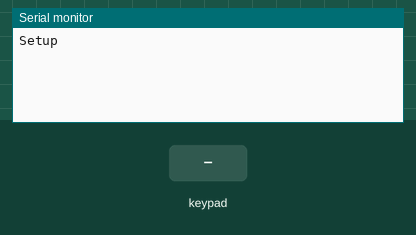
A sketch run on a simulated ESP32-S2. Parts: the last lines printed to the serial monitor. The inputs (shaded band) are chosen by the test bench. USB keyboard and mouse output is not drawn.

Above: at 1.2 s.
1.3 s: key '-' pressed
At 2.1 s:
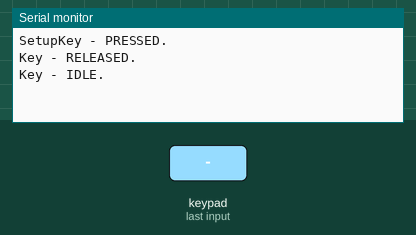
2.9 s: key 'd' pressed
At 4.2 s:
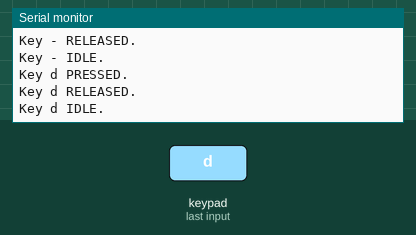
4.5 s: key 'c' pressed
At 4.89 s:
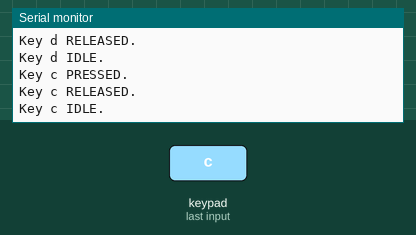
6.1 s: key 'a' pressed
At 7.1 s:
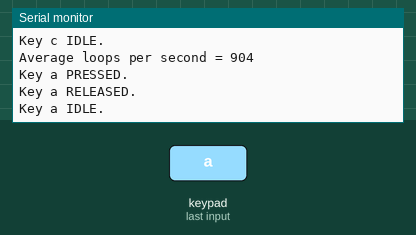
7.7 s: key 'f' pressed
At 8.2 s:
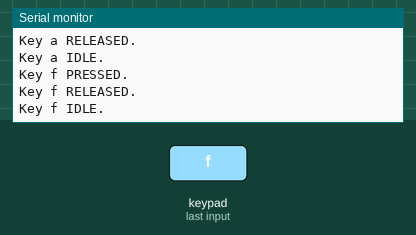
9.3 s: key 'b' pressed
At 9.9 s:
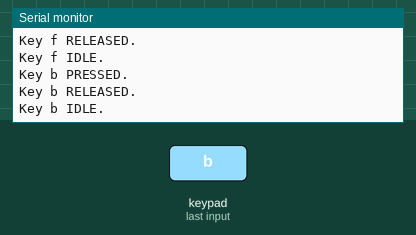

Measured:
- after the input at 1.3 s, the serial monitor: prints a new line at once (image 1)
- after the input at 2.9 s, the serial monitor: prints a new line at once (image 2)
- after the input at 4.5 s, the serial monitor: prints a new line at once (image 3)
- after the input at 6.1 s, the serial monitor: prints a new line at once (image 4)
- after the input at 7.7 s, the serial monitor: prints a new line at once (image 5)
- after the input at 9.3 s, the serial monitor: prints a new line at once (image 6)

The sketch:

piano.ino
```cpp
#include <Keypad.h>
#include "USB.h"
#include "USBHIDKeyboard.h"
USBHIDKeyboard Keyboard;

const byte ROWS = 6;
const byte COLS = 5;
char keys[ROWS][COLS] = {
{'-','2','1','d','c'},
{'a','-','-','-','0'},
{'-','6','5','f','b'},
{'-','8','7','e','g'},
{'-','l','9','-','o'},
{'-','4','3','h','-'},
};
byte rowPins[ROWS] = {16, 18, 33, 35, 37, 39}; //connect to the row pinouts of the kpd
byte colPins[COLS] = {12, 11, 9, 7, 5}; //connect to the column pinouts of the kpd

Keypad kpd = Keypad( makeKeymap(keys), rowPins, colPins, ROWS, COLS );

unsigned long loopCount;
unsigned long startTime;
String msg;


void setup() {
	Serial.begin();
	Serial.print("Setup");

	loopCount = 0;
	startTime = millis();
	msg = "";

    kpd.setScanTime(4);

    /*for(uint8_t i=0; i<COLS; i++) {
		digitalWrite(colPins[i],HIGH);
		pinMode(colPins[i],INPUT);
    }

    for(uint8_t i=0; i<ROWS; i++) {
		pinMode(rowPins[i],INPUT_PULLUP);
    }

    pinMode(9, OUTPUT);
    digitalWrite(9, LOW);*/

	Keyboard.begin();
	USB.begin();
}


void loop() {
    //Serial.println(digitalRead(37));
    loopCount++;
    if((millis()-startTime)>5000) {
        Serial.print("Average loops per second = ");
        Serial.println(loopCount/5);
        startTime = millis();
        loopCount = 0;
    }

    // Fills kpd.key[ ] array with up-to 10 active keys.
    // Returns true if there are ANY active keys.
    if (kpd.getKeys()) {
        for (int i=0; i<LIST_MAX; i++) {
            if ( kpd.key[i].stateChanged ) {
                switch (kpd.key[i].kstate) {  // Report active key state : IDLE, PRESSED, HOLD, or RELEASED
                    case PRESSED:
                    msg = " PRESSED.";
                break;
                    case HOLD:
                    msg = " HOLD.";
                break;
                    case RELEASED:
                    msg = " RELEASED.";
                break;
                    case IDLE:
                    msg = " IDLE.";
                }
                Serial.print("Key ");
                Serial.print(kpd.key[i].kchar);
                Serial.println(msg);
            }
        }
    }
}
```
